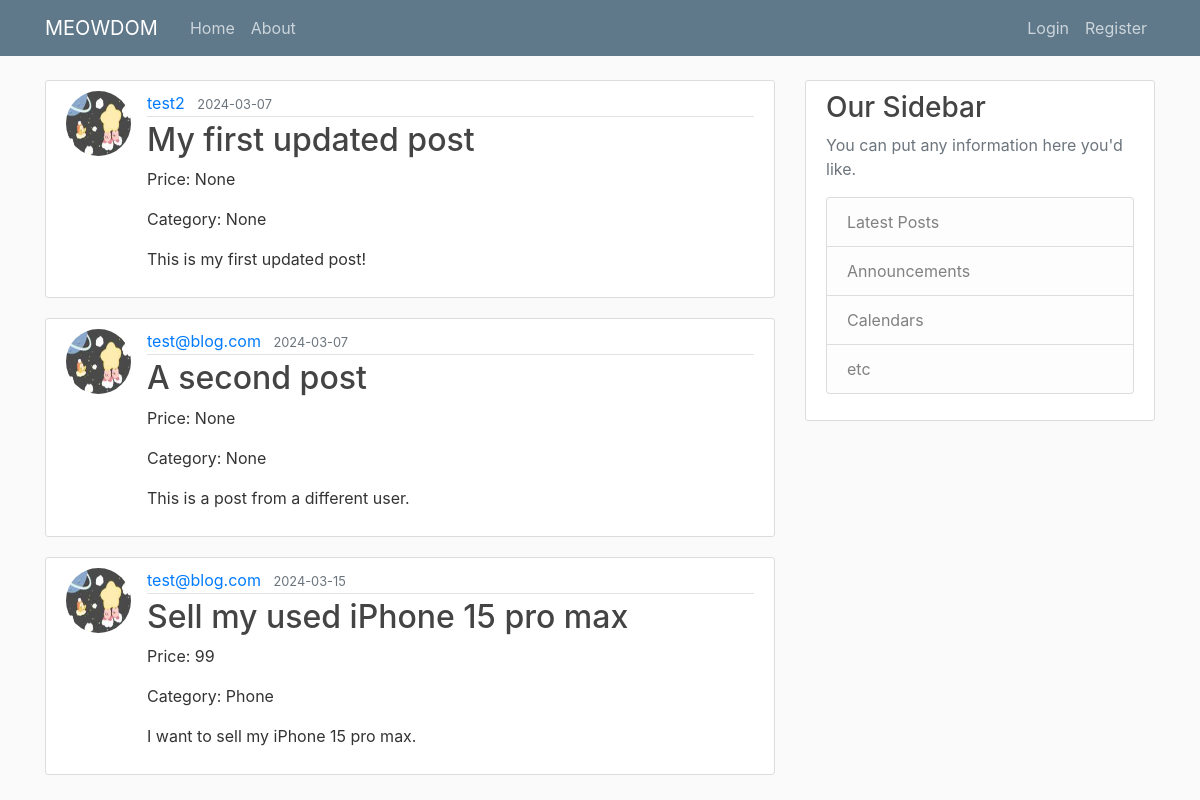
The page /home on the database its author committed.
### flaskblog/models.py (models this page shows, shortened)
class Post(db.Model):
    id = db.Column(db.Integer, primary_key=True)
    title = db.Column(db.String(100), nullable=False)
    date_posted = db.Column(db.DateTime, nullable=False, default=datetime.utcnow)
    content = db.Column(db.Text, nullable=False)
    user_id = db.Column(db.String(200), db.ForeignKey('user.id'), nullable=False)
    price = db.Column(db.Float(100), nullable=False)
    category = db.Column(db.String(100), nullable=False)

class User(db.Model, UserMixin):
    id = db.Column(db.String(200), primary_key=True)
    username = db.Column(db.String(20), unique=True, nullable=False)
    email = db.Column(db.String(120), unique=True, nullable=False)
    image_file = db.Column(db.String(20), nullable=False, default='default.jpg')
    password = db.Column(db.String(60), nullable=False)
    posts = db.relationship('Post', backref='author', lazy=True)

### flaskblog/routes.py (the view)
@app.route("/")
@app.route("/home")
def home():
    posts = Post.query.all()  # grab all posts
    return render_template('home.html', posts=posts)

### flaskblog/templates/home.html
{% extends "layout.html" %}
{% block content %}
    {% for post in posts %}
        <article class="media content-section">
            <img class="rounded-circle article-img" src="{{ url_for('static', filename='profile_pics/' + post.author.image_file) }}">
            <div class="media-body">
                <div class="article-metadata">
                    <a class="mr-2" href="#">{{ post.author.username }}</a>
                    <small class="text-muted">{{ post.date_posted.strftime('%Y-%m-%d') }}</small>
                </div>
                <h2><a class="article-title" href="{{ url_for('post', post_id=post.id) }}">{{ post.title }}</a></h2>
                <p class="article-price">Price: {{ post.price }}</p>
                <p class="article-price">Category: {{ post.category }}</p>
                <p class="article-content">{{ post.content }}</p>
            </div>
        </article>
    {% endfor %}
{% endblock content %}

### flaskblog/templates/layout.html (shortened to what this page needs)
<!DOCTYPE html>
<html>
<head>
    <link rel="stylesheet" href="https://maxcdn.bootstrapcdn.com/bootstrap/4.0.0/css/bootstrap.min.css">
    <link rel="stylesheet" type="text/css" href="{{ url_for('static', filename='main.css') }}">
</head>
<body>
    <header class="site-header">
      <nav class="navbar navbar-expand-md navbar-dark bg-steel fixed-top">
        <div class="container">
          <a class="navbar-brand mr-4" href="/">MEOWDOM</a>
          <div class="collapse navbar-collapse" id="navbarToggle">
            <div class="navbar-nav mr-auto">
              <a class="nav-item nav-link" href="{{ url_for('home') }}">Home</a>
              <a class="nav-item nav-link" href="{{ url_for('about') }}">About</a>
            </div>
            <div class="navbar-nav">
              {% if current_user.is_authenticated %}
                <a class="nav-item nav-link" href="{{ url_for('new_post') }}">New Post</a>
                <a class="nav-item nav-link" href="{{ url_for('account') }}">Account</a>
                <a class="nav-item nav-link" href="{{ url_for('logout') }}">Logout</a>
              {% else %}
                <a class="nav-item nav-link" href="{{ url_for('login') }}">Login</a>
                <a class="nav-item nav-link" href="{{ url_for('register') }}">Register</a>
              {% endif %}
            </div>
          </div>
        </div>
      </nav>
    </header>
    <main role="main" class="container">
      <div class="row">
        <div class="col-md-8">
          {% block content %}{% endblock %}
        </div>
        <div class="col-md-4">
          <div class="content-section">
            <h3>Our Sidebar</h3>
            <p class='text-muted'>You can put any information here you'd like.
              <ul class="list-group">
                <li class="list-group-item list-group-item-light">Latest Posts</li>
                <li class="list-group-item list-group-item-light">Announcements</li>
                <li class="list-group-item list-group-item-light">Calendars</li>
                <li class="list-group-item list-group-item-light">etc</li>
              </ul>
            </p>
          </div>
        </div>
      </div>
    </main>
</body>
</html>

### flaskblog/static/main.css (style rules this page uses)
body { background: #fafafa; color: #333333; margin-top: 5rem; }
h1, h2, h3, h4, h5, h6 { color: #444444; }
.bg-steel { background-color: #5f788a; }
.site-header .navbar-nav .nav-link { color: #cbd5db; }
.content-section { background: #ffffff; padding: 10px 20px; border: 1px solid #dddddd; border-radius: 3px; margin-bottom: 20px; }
.article-title { color: #444444; }
.article-content { white-space: pre-line; }
.article-img { height: 65px; width: 65px; margin-right: 16px; }
.article-metadata { padding-bottom: 1px; margin-bottom: 4px; border-bottom: 1px solid #e3e3e3 }

### rows shown on the page
Post: image_file (picture), author.username "test2", date_posted "2024-03-07", title "My first updated post", price "None", category "None", content "This is my first updated post!"
Post: image_file (picture), author.username "test@blog.com", date_posted "2024-03-07", title "A second post", price "None", category "None", content "This is a post from a different user."
Post: image_file (picture), author.username "test@blog.com", date_posted "2024-03-15", title "Sell my used iPhone 15 pro max", price "99", category "Phone", content "I want to sell my iPhone 15 pro max."
